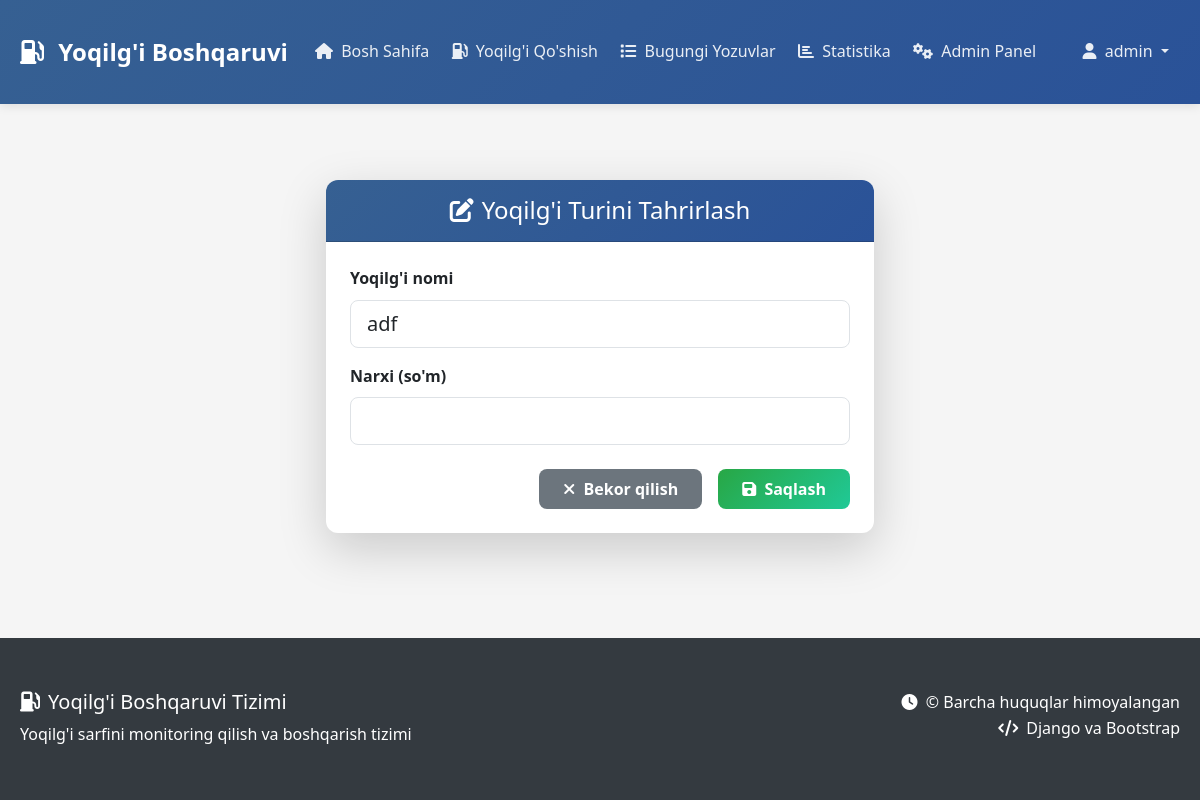
The page /yoqilgi-turi/edit/1/ (signed in) on the database as committed earlier.
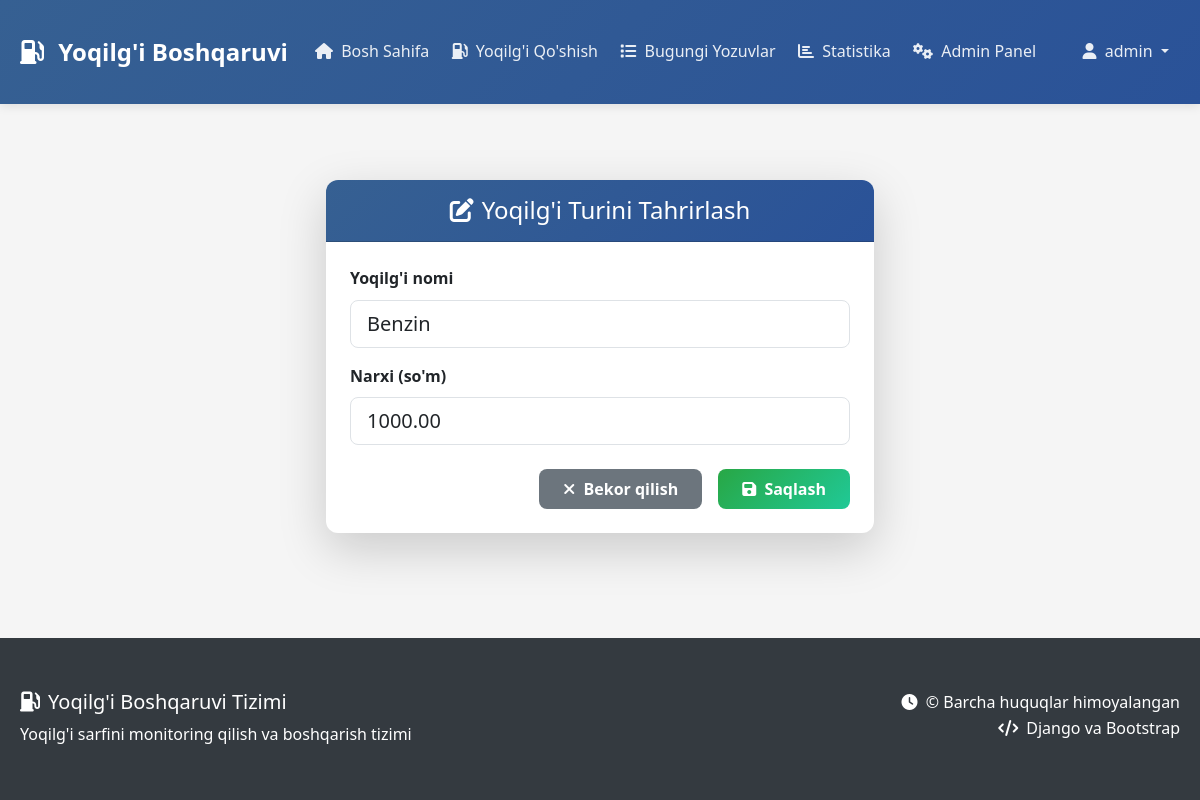
The same page on the database as committed later.
### main/models.py (models this page shows, shortened)
class User(AbstractUser):
    phone = models.CharField(max_length=15)

class Yoqilgi_turi(models.Model):
    price = models.DecimalField(max_digits=50, decimal_places=2, default=0)
    title = models.CharField(max_length=50)

### main/views.py (the view)
# urls.py: path('yoqilgi-turi/edit/<int:pk>/', yoqilgi_turi_edit, name='yoqilgi_turi_edit'),
@login_required
def yoqilgi_turi_edit(request, pk):
    yoqilgi = get_object_or_404(Yoqilgi_turi, pk=pk)
    if request.method == 'POST':
        form = YoqilgiTuriForm(request.POST, instance=yoqilgi)
        if form.is_valid():
            form.save()
            messages.success(request, 'Yoqilg\'i turi muvaffaqiyatli yangilandi!')
            return redirect('admin_panel')
    else:
        form = YoqilgiTuriForm(instance=yoqilgi)
    return render(request, 'yoqilgi_turi_edit.html', {'form': form})

### main/forms.py
class YoqilgiTuriForm(forms.ModelForm):
    class Meta:
        model = Yoqilgi_turi
        fields = ['title', 'price']
        widgets = {
            'title': forms.TextInput(attrs={
                'class': 'form-control',
                'placeholder': 'Yoqilg\'i turi nomi'
            }),
            'price': forms.NumberInput(attrs={
                'class': 'form-control',
                'placeholder': 'Narxi',
                'step': '0.01'
            })
        }
        labels = {
            'title': 'Yoqilg\'i Turi',
            'price': 'Narxi (so\'m)'
        }

### templates/yoqilgi_turi_edit.html (shortened to what this page needs)
{% extends 'base.html' %}
{% load static %}
{% block content %}
<div class="container py-4">
    <div class="row justify-content-center">
        <div class="col-md-6">
            <div class="card border-0 shadow-lg">
                <div class="card-header bg-primary text-white py-3">
                    <h4 class="mb-0 text-center">
                        <i class="fas fa-edit me-2"></i>Yoqilg'i Turini Tahrirlash
                    </h4>
                </div>
                <div class="card-body p-4">
                    <form method="post">
                        <div class="mb-3">
                            <label for="id_title" class="form-label fw-bold">Yoqilg'i nomi</label>
                            <input type="text"
                                   name="title"
                                   id="id_title"
                                   class="form-control form-control-lg {% if form.title.errors %}is-invalid{% endif %}"
                                   value="{{ form.title.value|default:'' }}"
                                   required>
                        </div>
                        <div class="mb-3">
                            <label for="id_price" class="form-label fw-bold">Narxi (so'm)</label>
                            <input type="number"
                                   name="price"
                                   id="id_price"
                                   step="0.01"
                                   class="form-control form-control-lg {% if form.price.errors %}is-invalid{% endif %}"
                                   value="{{ form.price.value|default:'' }}"
                                   required>
                        </div>
                        <div class="d-grid gap-2 d-md-flex justify-content-md-end mt-4">
                            <a href="{% url 'admin_panel' %}" class="btn btn-secondary me-md-2 px-4">
                                <i class="fas fa-times me-1"></i> Bekor qilish
                            </a>
                            <button type="submit" class="btn btn-success px-4">
                                <i class="fas fa-save me-1"></i> Saqlash
                            </button>
                        </div>
                    </form>
                </div>
            </div>
        </div>
    </div>
</div>
{% endblock %}

### templates/base.html (shortened to what this page needs)
{% load static %}
<!DOCTYPE html>
<html lang="uz">
<head>
    <link href="https://cdn.jsdelivr.net/npm/bootstrap@5.3.0/dist/css/bootstrap.min.css" rel="stylesheet">
    <link href="https://cdnjs.cloudflare.com/ajax/libs/font-awesome/6.4.0/css/all.min.css" rel="stylesheet">
    <link rel="stylesheet" href="{% static 'css/style.css' %}">
</head>
<body>
    <nav class="navbar navbar-expand-lg navbar-dark sticky-top">
        <div class="container">
            <a class="navbar-brand" href="{% url 'home' %}">
                <i class="fas fa-gas-pump me-2"></i>
                Yoqilg'i Boshqaruvi
            </a>
            <div class="collapse navbar-collapse" id="navbarNav">
                <ul class="navbar-nav me-auto">
                    <li class="nav-item">
                        <a class="nav-link {% if request.resolver_match.url_name == 'home' %}active{% endif %}" href="{% url 'home' %}">
                            <i class="fas fa-home me-1"></i> Bosh Sahifa
                        </a>
                    </li>
                    {% if user.is_authenticated %}
                    <li class="nav-item">
                        <a class="nav-link {% if request.resolver_match.url_name == 'yoqilgi_quyish' %}active{% endif %}" href="{% url 'yoqilgi_quyish' %}">
                            <i class="fas fa-gas-pump me-1"></i> Yoqilg'i Qo'shish
                        </a>
                    </li>
                    <li class="nav-item">
                        <a class="nav-link {% if request.resolver_match.url_name == 'bugungi_yoqilgilar' %}active{% endif %}" href="{% url 'bugungi_yoqilgilar' %}">
                            <i class="fas fa-list me-1"></i> Bugungi Yozuvlar
                        </a>
                    </li>
                    <li class="nav-item">
                        <a class="nav-link {% if request.resolver_match.url_name == 'statistics' %}active{% endif %}" href="{% url 'statistics' %}">
                            <i class="fas fa-chart-bar me-1"></i> Statistika
                        </a>
                    </li>
                    {% if user.is_staff %}
                    <li class="nav-item">
                        <a class="nav-link {% if request.resolver_match.url_name == 'admin_panel' %}active{% endif %}" href="{% url 'admin_panel' %}">
                            <i class="fas fa-cogs me-1"></i> Admin Panel
                        </a>
                    </li>
                    {% endif %}
                    {% endif %}
                </ul>
                <ul class="navbar-nav">
                    {% if user.is_authenticated %}
                    <li class="nav-item dropdown">
                        <a class="nav-link dropdown-toggle" href="#" role="button" data-bs-toggle="dropdown">
                            <i class="fas fa-user me-1"></i> {{ user.username }}
                        </a>
                    </li>
                    {% else %}
                    <li class="nav-item">
                        <a class="nav-link" href="{% url 'login' %}">
                            <i class="fas fa-sign-in-alt me-1"></i> Kirish
                        </a>
                    </li>
                    {% endif %}
                </ul>
            </div>
        </div>
    </nav>
    <main class="main-content">
        <div class="container">
            <div id="mainContent">
                {% block content %}
                {% endblock %}
            </div>
        </div>
    </main>
    <footer class="footer">
        <div class="container">
            <div class="row">
                <div class="col-md-6">
                    <h5><i class="fas fa-gas-pump me-2"></i>Yoqilg'i Boshqaruvi Tizimi</h5>
                    <p class="mb-0">Yoqilg'i sarfini monitoring qilish va boshqarish tizimi</p>
                </div>
                <div class="col-md-6 text-md-end">
                    <p class="mb-0">
                        <i class="fas fa-clock me-1"></i>
                        {{ current_year }} © Barcha huquqlar himoyalangan
                    </p>
                    <p class="mb-0">
                        <i class="fas fa-code me-1"></i>
                        Django va Bootstrap
                    </p>
                </div>
            </div>
        </div>
    </footer>
</body>
</html>

### static/css/style.css (style rules this page uses)
* { margin: 0; padding: 0; box-sizing: border-box; font-family: 'Segoe UI', Tahoma, Geneva, Verdana, sans-serif; }
body { background-color: #f5f5f5; color: #333; line-height: 1.6; }
.container { max-width: 1200px; margin: 0 auto; padding: 20px; }
label { display: block; margin-bottom: 5px; font-weight: 500; }
input, select { width: 100%; padding: 10px; border: 1px solid #ddd; border-radius: 5px; font-size: 16px; }
button { padding: 10px 15px; border: none; border-radius: 5px; cursor: pointer; font-size: 16px; transition: background-color 0.3s; }
.btn-secondary { background-color: #6c757d; color: white; }
.btn-success { background-color: #28a745; color: white; }

### templates/base.html (style rules this page uses)
:root { --primary-color: #366092; --secondary-color: #6c757d; --success-color: #28a745; --warning-color: #ffc107; --danger-color: #dc3545; --light-color: #f8f9fa; --dark-color: #343a40; }
body { font-family: 'Segoe UI', Tahoma, Geneva, Verdana, sans-serif; background-color: #f5f5f5; margin: 0; padding: 0; min-height: 100vh; display: flex; flex-direction: column; }
.navbar { background: linear-gradient(135deg, var(--primary-color), #2a5298); box-shadow: 0 2px 10px rgba(0,0,0,0.1); }
.navbar-brand { font-weight: 700; font-size: 1.5rem; }
.navbar-nav .nav-link { color: rgba(255,255,255,0.9) !important; font-weight: 500; padding: 0.5rem 1rem; margin: 0 0.2rem; border-radius: 0.375rem; transition: all 0.3s ease; }
.main-content { flex: 1; padding: 2rem 0; }
.card { border: none; border-radius: 12px; box-shadow: 0 4px 6px rgba(0, 0, 0, 0.1); transition: transform 0.3s ease, box-shadow 0.3s ease; margin-bottom: 1.5rem; }
.card-header { background: linear-gradient(135deg, var(--primary-color), #2a5298); color: white; border-radius: 12px 12px 0 0 !important; padding: 1rem 1.5rem; font-weight: 600; }
.btn { border-radius: 8px; font-weight: 600; padding: 0.5rem 1.5rem; transition: all 0.3s ease; border: none; }
.btn-success { background: linear-gradient(135deg, var(--success-color), #20c997); }
.footer { background-color: var(--dark-color); color: white; padding: 2rem 0; margin-top: auto; }

Rows that differ between the two databases and show on the page:
changed Yoqilgi_turi: title "adf" → "Benzin"; price (not shown) → "1000.00"
